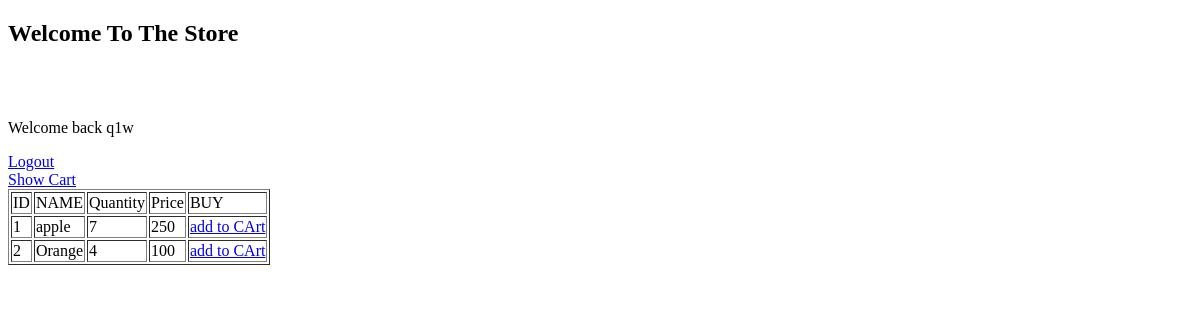
Page / (signed in) on the earlier database version.
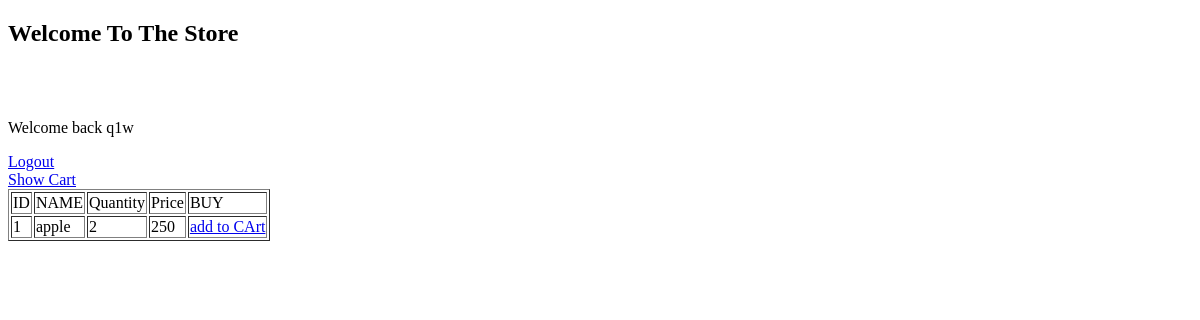
Same page on the later database version.
### tables this page shows
CREATE TABLE item_ecom (id INT, name TEXT, quantity INT, price INT);

### handler.py (the view)
@app.route('/')
def showInput():
   conn = sqlite3.connect('database.db')
   print ("Opened database successfully")
   conn.row_factory = sqlite3.Row
   cur = conn.cursor()
   cur.execute("select * from item_ecom")
   rows = cur.fetchall()
   conn.close
   username = ""
   if 'username' in session:
      username = session['username']
   return render_template("home.html",rows = rows, username = username)

### templates/home.html (shortened to what this page needs)
<!doctype html>
<html>
   <body>
      <h2>Welcome To The Store</h2>
      {% if username != "" %}
         <p>Welcome back {{ username }}</p>
         <a href="/logoutPage"> Logout </a>
         <a href="/showCart">Show Cart</a>
      {% else %}
         <a href="/loginPage"> Login Here </a>
      {% endif %}
         <table border = 1>
            <thead>
               <td>ID</td>
               <td>NAME</td>
               <td>Quantity</td>
               <td>Price</td>
               <td>BUY</td>
            </thead>
            {% for row in rows %}
               {% if row["quantity"] > 0 %}
               <tr>
                  <td>{{row["id"]}}</td>
                  <td>{{row["name"]}}</td>
                  <td> {{ row["quantity"]}}</td>
                  <td>{{row["price"]}}</td>
                  <td><a href = "/addToCart?itemId={{row[0]}}"> add to CArt</a></td>
               </tr>
               {% endif %}
            {% endfor %}
         </table>
   </body>
</html>

Differences in the rows shown:
no longer on this page (row edited): item_ecom: id "2", name "Orange", quantity "4", price "100"
changed item_ecom "apple": quantity "7" → "2"
